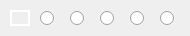
   <widget class="QWidget" name="colorWindow">
    <property name="minimumSize">
     <size>
      <width>190</width>
      <height>36</height>
     </size>
    </property>
    <property name="maximumSize">
     <size>
      <width>190</width>
      <height>36</height>
     </size>
    </property>
    <property name="windowTitle">
     <string>ColorWindow</string>
    </property>
    <property name="styleSheet">
     <string notr="true">#colorWindow{
	background-color: #b3000000;
}</string>
    </property>
    <layout class="QHBoxLayout" name="horizontalLayout_2">
     <property name="spacing">
      <number>10</number>
     </property>
     <property name="leftMargin">
      <number>10</number>
     </property>
     <property name="topMargin">
      <number>10</number>
     </property>
     <property name="rightMargin">
      <number>10</number>
     </property>
     <property name="bottomMargin">
      <number>10</number>
     </property>
     <item>
      <widget class="QRadioButton" name="rdoColorBlue">
       <property name="minimumSize">
        <size>
         <width>20</width>
         <height>16</height>
        </size>
       </property>
       <property name="maximumSize">
        <size>
         <width>20</width>
         <height>16</height>
        </size>
       </property>
       <property name="styleSheet">
        <string notr="true">QRadioButton::indicator {
	background-color: #0075ff;
    width: 20px;
    height: 16px;
	image: none;
}

QRadioButton::indicator:checked {
	width: 16px;
    height: 12px;
	border: 2px solid #ffffff;
}</string>
       </property>
       <property name="text">
        <string/>
       </property>
       <property name="checked">
        <bool>true</bool>
       </property>
      </widget>
     </item>
     <item>
      <widget class="QRadioButton" name="rdoColorGreen">
       <property name="minimumSize">
        <size>
         <width>20</width>
         <height>16</height>
        </size>
       </property>
       <property name="maximumSize">
        <size>
         <width>20</width>
         <height>16</height>
        </size>
       </property>
       <property name="styleSheet">
        <string notr="true">QRadioButton::indicator {
	background-color: #00cc00;
    width: 20px;
    height: 16px;
	image: none;
}

QRadioButton::indicator:checked {
	width: 16px;
    height: 12px;
	border: 2px solid #ffffff;
}</string>
       </property>
       <property name="text">
        <string/>
       </property>
      </widget>
     </item>
     <item>
      <widget class="QRadioButton" name="rdoColorOrange">
       <property name="minimumSize">
        <size>
         <width>20</width>
         <height>16</height>
        </size>
       </property>
       <property name="maximumSize">
        <size>
         <width>20</width>
         <height>16</height>
        </size>
       </property>
       <property name="styleSheet">
        <string notr="true">QRadioButton::indicator {
	background-color: #ff9903;
    width: 20px;
    height: 16px;
	image: none;
}

QRadioButton::indicator:checked {
	width: 16px;
    height: 12px;
	border: 2px solid #ffffff;
}</string>
       </property>
       <property name="text">
        <string/>
       </property>
      </widget>
     </item>
     <item>
      <widget class="QRadioButton" name="rdoColorRed">
       <property name="minimumSize">
        <size>
         <width>20</width>
         <height>16</height>
        </size>
       </property>
       <property name="maximumSize">
        <size>
         <width>20</width>
         <height>16</height>
        </size>
       </property>
       <property name="styleSheet">
        <string notr="true">QRadioButton::indicator {
	background-color: #ff0100;
    width: 20px;
    height: 16px;
	image: none;
}

QRadioButton::indicator:checked {
	width: 16px;
    height: 12px;
	border: 2px solid #ffffff;
}</string>
       </property>
       <property name="text">
        <string/>
       </property>
      </widget>
     </item>
     <item>
      <widget class="QRadioButton" name="rdoColorBlack">
       <property name="minimumSize">
        <size>
         <width>20</width>
         <height>16</height>
        </size>
       </property>
       <property name="maximumSize">
        <size>
         <width>20</width>
         <height>16</height>
        </size>
       </property>
       <property name="styleSheet">
        <string notr="true">QRadioButton::indicator {
	background-color: #000000;
    width: 20px;
    height: 16px;
	image: none;
}

QRadioButton::indicator:checked {
	width: 16px;
    height: 12px;
	border: 2px solid #ffffff;
}</string>
       </property>
       <property name="text">
        <string/>
       </property>
      </widget>
     </item>
     <item>
      <widget class="QRadioButton" name="rdoColorGrey">
       <property name="minimumSize">
        <size>
         <width>20</width>
         <height>16</height>
        </size>
       </property>
       <property name="maximumSize">
        <size>
         <width>20</width>
         <height>16</height>
        </size>
       </property>
       <property name="styleSheet">
        <string notr="true">QRadioButton::indicator {
	background-color: #cccccc;
    width: 20px;
    height: 16px;
	image: none;
}

QRadioButton::indicator:checked {
	width: 16px;
    height: 12px;
	border: 2px solid #ffffff;
}</string>
       </property>
       <property name="text">
        <string/>
       </property>
      </widget>
     </item>
    </layout>
   </widget>
